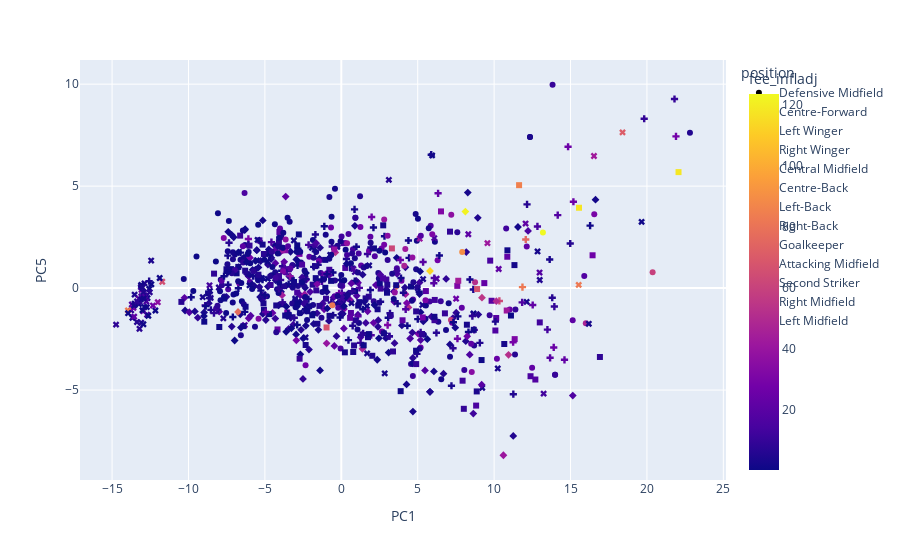

Notebook cell for this chart:
### Markdown cell above
Interactive plot of Principle Components

### Code cell
import plotly.express as px

PCA_train = pd.concat([pd.DataFrame(Xpca_tr, columns = col_name), y_train], axis=1)

fig = px.scatter(PCA_train,
                 x="PC1",
                 y="PC5",
                 color="fee_infladj",
                 hover_data=['player_name', 'club_name', 'position'],
                symbol='position')
fig.show()

### Figure 1 — Plotly figure (JSON) as saved in the notebook; plotly's stock layout.template omitted (floating-point values rounded to 4 significant figures; data arrays with more than 128 entries replaced by an {"elided": "..."} marker saying what was removed)
{"data": [{"customdata": {"elided": "69x3 str values"}, "hovertemplate": "position=%{customdata[2]}<br>PC1=%{x}<br>PC5=%{y}<br>player_name=%{customdata[0]}<br>club_name=%{customdata[1]}<br>fee_infladj=%{marker.color}<extra></extra>", "legendgroup": "Defensive Midfield", "marker": {"color": [22.62, 25.71, 10.41, 27.74, 14.99, 1.041, 7.284, 17.28, 1.028, 9.233, 46.83, 59.32, 6.14, 0.1041, 6.17, 5.204, 10.28, 25.65, 0.8741, 1.5, 8.6, 0.5204, 12.65, 10.26, 4.104, 2.052, 9.887, 10.54, 1.028, 24.21, 0.7199, 0.3122, 15.39, 1.041, 21.6, 11.14, 20, 0.7181, 16, 2, 5.5, 21.6, 0.25, 3.434, 5.204, 29.82, 6, 3.5, 1.539, 3.085, 51.29, 1.041, 2, 2.257, 20.81, 4.616, 14.4, 10.26, 6.17, 2.052, 4.163, 29.14, 25.71, 20.81, 2.706, 22.62, 22.9, 2.057, 17.69], "coloraxis": "coloraxis", "symbol": "circle"}, "mode": "markers", "name": "Defensive Midfield", "orientation": "v", "showlegend": true, "type": "scatter", "x": [12.14, 5.191, -3.936, 6.303, 3.635, -5.445, -1.349, -3.659, -7.902, 11.39, 16.0, 20.37, 8.694, -8.207, 11.37, 13.99, 4.563, 3.938, 0.6297, 4.942, 2.125, -4.863, 10.79, 8.048, -2.835, 6.852, 13.99, 9.708, 7.025, 10.18, 5.534, 12.35, 4.694, -6.063, -4.01, 4.683, -2.093, -7.057, -5.981, 5.407, -1.298, 7.885, -6.505, 12.35, 5.128, 16.55, 2.483, 6.35, 6.124, 7.114, 8.753, -3.193, -7.105, -2.241, 15.14, -2.341, 0.7624, 13.82, 1.147, 5.513, -3.936, 2.657, 7.252, 8.497, -3.014, 12.49, 11.02, 6.541, 15.9], "xaxis": "x", "y": [2.034, -2.908, 2.507, 1.364, 0.9691, 0.382, 0.737, 0.7611, -0.6024, -1.053, -1.72, 0.7715, -2.819, 1.306, -3.26, -4.253, -3.718, 0.3579, 1.213, 2.322, -0.6396, -0.4055, 2.923, -4.021, 0.09671, -2.05, -4.253, -1.336, -0.7405, -3.465, -0.8522, 7.413, -0.5614, 1.774, 2.917, -4.307, 1.536, -0.316, 0.2932, -2.283, -1.456, -0.9645, -0.6479, 7.413, -2.969, 3.619, -0.7142, -1.654, 2.274, -3.368, 0.2899, 1.119, -0.7048, -1.568, -1.573, 0.5437, 1.908, 9.971, -0.7898, -1.507, 2.507, -2.123, -1.7, -2.732, -0.5694, -3.906, -1.05, -4.475, 0.594], "yaxis": "y"}, {"customdata": {"elided": "161x3 str values"}, "hovertemplate": "position=%{customdata[2]}<br>PC1=%{x}<br>PC5=%{y}<br>player_name=%{customdata[0]}<br>club_name=%{customdata[1]}<br>fee_infladj=%{marker.color}<extra></extra>", "legendgroup": "Centre-Forward", "marker": {"color": {"elided": "161 float values"}, "coloraxis": "coloraxis", "symbol": "diamond"}, "mode": "markers", "name": "Centre-Forward", "orientation": "v", "showlegend": true, "type": "scatter", "x": {"elided": "161 float values"}, "xaxis": "x", "y": {"elided": "161 float values"}, "yaxis": "y"}, {"customdata": {"elided": "59x3 str values"}, "hovertemplate": "position=%{customdata[2]}<br>PC1=%{x}<br>PC5=%{y}<br>player_name=%{customdata[0]}<br>club_name=%{customdata[1]}<br>fee_infladj=%{marker.color}<extra></extra>", "legendgroup": "Left Winger", "marker": {"color": [1.337, 6.765, 2.081, 85, 3.085, 14.5, 6.463, 30.34, 1.028, 15.43, 61.55, 6.765, 2.052, 26.22, 18.73, 8.227, 5.142, 0.6244, 0.6244, 2, 2.057, 19.25, 29.1, 7.199, 9.256, 18.51, 11.8, 0.7806, 18.51, 9.256, 2.081, 10.41, 2.081, 8.207, 27.7, 12.8, 118.3, 23.5, 1, 117.5, 0.9, 8.741, 12.31, 31.26, 13.53, 32, 1.8, 10, 2.052, 10.41, 2.081, 8.227, 1, 41.63, 15.43, 6.17, 1.026, 12.31, 5.724], "coloraxis": "coloraxis", "symbol": "square"}, "mode": "markers", "name": "Left Winger", "orientation": "v", "showlegend": true, "type": "scatter", "x": [10.87, -1.431, 11.33, 11.63, 0.7799, 0.1572, -1.874, -3.66, -7.984, 0.2613, 3.312, -5.066, 0.6954, 16.44, 9.835, -8.327, -6.291, 0.9037, -2.883, -1.05, 1.107, 5.535, -3.536, -4.082, 4.901, 10.14, 2.574, -6.852, -4.051, -1.637, 2.376, -6.621, -3.672, -3.433, -2.735, 12.99, 22.07, -4.174, 2.138, 15.56, -7.212, 7.113, -0.7848, 7.59, -5.357, 6.524, -6.741, 6.781, -5.148, -4.625, 10.66, 1.798, -8.72, 10.82, 8.823, 0.8347, -3.838, 2.949, 1.589], "xaxis": "x", "y": [1.852, -0.875, 1.127, 5.047, -3.134, 2.203, 0.1672, 1.855, -1.908, 0.9881, 1.945, 1.672, 0.9665, 1.609, -0.6214, 0.7088, 0.8536, -0.142, 2.095, 1.384, -0.8594, -0.1457, -1.195, 2.251, -3.727, -1.466, -0.02653, 0.7246, 2.751, -0.1116, -1.038, 2.573, -1.346, 0.9281, 1.679, -1.683, 5.687, -2.028, 1.945, 3.94, 0.9303, 2.768, 0.8986, 0.1088, 2.341, 3.76, 1.04, -1.239, 2.132, 0.1509, -2.742, -0.4226, -0.2606, -1.1, -5.762, -2.813, -0.7965, 0.4205, -0.5038], "yaxis": "y"}, {"customdata": {"elided": "60x3 str values"}, "hovertemplate": "position=%{customdata[2]}<br>PC1=%{x}<br>PC5=%{y}<br>player_name=%{customdata[0]}<br>club_name=%{customdata[1]}<br>fee_infladj=%{marker.color}<extra></extra>", "legendgroup": "Right Winger", "marker": {"color": [3.085, 4.163, 9.256, 18.16, 25.71, 2.602, 15.43, 1.131, 7.1, 2.262, 6, 0.5, 39.55, 11, 2.057, 3, 5.386, 70.56, 41.63, 3, 2.342, 42.67, 5.129, 2.602, 0.5142, 0.4163, 1.008, 21.54, 2.88, 3.122, 1.041, 0.2052, 82.27, 1.282, 21, 5.204, 2.6, 3.122, 12.0, 20.81, 12.93, 14.57, 2.571, 13.34, 0.5142, 2.057, 6, 18.51, 0.6, 3.591, 1.041, 1.5, 2.081, 0.1128, 3.599, 1.282, 22.17, 3.122, 3.085, 18.88], "coloraxis": "coloraxis", "symbol": "x"}, "mode": "markers", "name": "Right Winger", "orientation": "v", "showlegend": true, "type": "scatter", "x": [-9.067, -2.37, -5.089, -6.319, 7.513, 12.13, 6.086, -5.48, 0.1154, -3.103, -8.015, -1.919, 5.13, 0.8869, 4.987, 5.305, -8.55, 18.4, 9.565, -3.016, 0.6693, 16.53, -7.72, 1.821, -8.597, -5.534, 19.65, 12.06, 2.841, -2.34, -6.007, -5.194, 15.54, 8.653, 8.312, 12.98, 16.2, 9.224, 0.04072, -1.143, 13.24, 0.79, 12.84, -8.624, -4.812, -0.728, 3.112, 12.97, -4.823, -0.2642, 1.674, -2.709, 0.06632, 5.943, 10.24, 8.653, 10.3, 5.353, 1.691, 6.239], "xaxis": "x", "y": [-0.4449, -1.128, -0.3097, -1.813, -0.5204, -0.6753, 2.453, 2.362, -0.7544, 2.337, 0.02996, 1.976, 2.421, 0.7926, 0.01049, -0.8268, -0.4835, 7.634, 2.204, -0.5213, -0.7349, 6.476, -1.483, 1.113, -0.1378, 1.358, 3.247, 3.165, -4.181, -2.419, 0.1314, 0.4913, 0.1557, -1.258, 2.639, 0.3963, -1.751, -4.886, -0.5065, 0.7004, -5.175, 0.9418, 1.798, 0.1366, 0.4538, 1.63, 5.308, 0.7611, 1.304, 2.016, -0.884, -1.209, 0.3405, 6.506, -3.94, -1.258, 0.9356, 0.4411, -3.203, 0.4583], "yaxis": "y"}, {"customdata": {"elided": "108x3 str values"}, "hovertemplate": "position=%{customdata[2]}<br>PC1=%{x}<br>PC5=%{y}<br>player_name=%{customdata[0]}<br>club_name=%{customdata[1]}<br>fee_infladj=%{marker.color}<extra></extra>", "legendgroup": "Central Midfield", "marker": {"color": [15.39, 1.543, 1.543, 7.181, 0.8207, 0.5142, 9.77, 16, 2.706, 9.256, 1.041, 0.5204, 25.65, 20.5, 24.68, 1, 8.741, 1.561, 1.539, 10.41, 1.041, 11.45, 30.85, 1.028, 1.028, 17.95, 2.057, 0.5204, 11.97, 1.539, 16.21, 8.669, 2.057, 0.5129, 26.02, 3.9, 0.7694, 18.73, 4.114, 9.233, 2.057, 6.244, 12.49, 3.085, 25.71, 1.543, 1.041, 1.028, 15.39, 0.9002, 0.5129, 9.367, 15.43, 16.45, 1.041, 1.041, 5, 1.561, 0.5129, 2.081, 2.057, 4, 4.114, 1, 31, 13.37, 19.75, 17.48, 8.326, 6.5, 3.5, 5.828, 19, 8, 6.17, 1.561, 1, 3.394, 1, 0.09575, 16.97, 16.97, 22.62, 4.163, 4.114, 22.57, 0.4, 1.353, 0.5, 4.616, 4.616, 14.4, 1.128, 5, 7.285, 5, 2.238, 1.026, 2.7, 7.694, 2.571, 62.44, 6.244, 20.57, 7.456, 5.204, 9.77, 1.026], "coloraxis": "coloraxis", "symbol": "cross"}, "mode": "markers", "name": "Central Midfield", "orientation": "v", "showlegend": true, "type": "scatter", "x": [1.183, 2.825, 2.103, -3.85, 3.069, -6.316, 1.712, -4.572, 0.8662, 13.94, -3.135, -3.901, 1.985, 1.094, 13.9, 5.004, -0.1993, 6.417, 5.885, -0.5953, -3.965, 1.263, -6.081, -0.545, -2.15, 14.16, -6.593, -6.079, 0.03339, 4.433, 8.702, -3.972, 3.684, 4.321, 7.601, 10.08, -5.017, 5.353, -2.31, -3.844, -7.427, -7.348, 3.149, -0.5326, -0.1436, 4.393, -6.737, 16.28, -1.261, -5.156, -1.291, 19.82, -3.714, 11.84, -2.886, -4.68, -1.696, 3.906, -2.861, -1.807, 0.8821, -8.617, 8.639, -9.822, 3.032, 13.49, 13.66, 4.213, 8.578, 1.428, 2.569, 14.98, 6.053, 1.32, 4.95, -5.772, 7.629, 13.64, -1.113, -2.841, -8.909, 1.955, 12.53, -12.58, -8.534, 14.61, -7.098, -5.261, -3.446, -8.073, 0.7444, 12.83, 8.321, 9.066, 3.149, 11.26, 0.4683, -0.269, 8.416, 7.311, -3.357, 10.34, 12.15, -4.368, -0.6536, 0.3373, 21.8, -0.06799], "xaxis": "x", "y": [0.00883, 2.541, 2.969, 1.068, -1.451, -1.164, 1.671, 2.256, 3.861, -0.9059, 0.3813, 0.8503, 3.486, -1.381, -2.911, -1.522, -0.7242, 1.597, 6.541, 2.037, 0.01914, -2.686, 2.409, 0.7631, -0.5364, 3.579, 1.74, 2.116, -0.2368, 1.481, -2.048, 0.3979, -0.7625, -1.847, -2.481, -1.645, -0.3535, 1.277, 0.4374, -0.7047, 1.593, 2.221, -2.361, -1.331, -0.2542, 2.333, -0.01103, 3.063, 0.3285, 0.4083, 0.4213, 8.305, 0.9807, -0.7, -1.804, 1.612, 2.626, 0.4913, 1.107, 1.041, 0.3483, -0.4899, -0.06789, -0.4458, -1.813, -2.036, -3.418, -1.041, -1.371, -2.214, -0.671, 2.187, 0.2375, -2.296, -3.225, 0.5877, -1.386, 1.402, 3.03, 1.937, -0.8555, -2.311, -0.8283, 0.3389, -1.07, -3.517, -1.418, -0.1225, 0.1999, -1.058, -1.85, 3.022, -2.154, -2.686, -2.361, -5.204, -2.552, -0.8123, 0.4188, -2.95, -1.343, -0.631, 4.105, 1.865, -0.7102, 1.424, 9.271, 0.3945], "yaxis": "y"}, {"customdata": {"elided": "153x3 str values"}, "hovertemplate": "position=%{customdata[2]}<br>PC1=%{x}<br>PC5=%{y}<br>player_name=%{customdata[0]}<br>club_name=%{customdata[1]}<br>fee_infladj=%{marker.color}<extra></extra>", "legendgroup": "Centre-Back", "marker": {"color": {"elided": "153 float values"}, "coloraxis": "coloraxis", "symbol": "circle"}, "mode": "markers", "name": "Centre-Back", "orientation": "v", "showlegend": true, "type": "scatter", "x": {"elided": "153 float values"}, "xaxis": "x", "y": {"elided": "153 float values"}, "yaxis": "y"}, {"customdata": {"elided": "62x3 str values"}, "hovertemplate": "position=%{customdata[2]}<br>PC1=%{x}<br>PC5=%{y}<br>player_name=%{customdata[0]}<br>club_name=%{customdata[1]}<br>fee_infladj=%{marker.color}<extra></extra>", "legendgroup": "Left-Back", "marker": {"color": [0.1026, 1.028, 6.17, 2, 12.11, 5.5, 16.82, 2.057, 1.539, 5.204, 10.41, 10.41, 15, 0.2571, 2.571, 0.2571, 0.5335, 3.078, 30.34, 20.57, 3, 26.22, 1.197, 9.256, 6.5, 0.5, 1.131, 2.057, 6.244, 3.122, 7, 49.36, 2.5, 19.77, 1.748, 5.204, 16.93, 5.204, 4.104, 0.5142, 8.227, 0.7806, 15.61, 11.45, 29.14, 15.94, 0.5, 2.602, 4, 7.147, 0.8227, 22.11, 2.777, 51.5, 5.204, 1.2, 2.0, 5, 4.114, 0.3122, 21.02, 10.41], "coloraxis": "coloraxis", "symbol": "diamond"}, "mode": "markers", "name": "Left-Back", "orientation": "v", "showlegend": true, "type": "scatter", "x": [-6.979, 0.3507, 8.968, -7.041, 8.64, 4.961, 15.15, 1.512, 16.64, 4.162, -7.389, 0.07434, -1.64, 5.157, 5.367, -6.738, -2.679, -8.634, -1.583, 0.654, -5.614, 8.238, -7.389, 3.485, -0.3129, 5.63, 3.097, 5.803, -5.358, 7.108, 2.953, 10.15, -2.323, 9.186, 11.56, 6.688, 5.193, -3.405, 0.07516, 2.459, 4.647, -6.194, 8.404, 1.606, 4.285, -0.793, 0.1809, 7.461, 3.966, 2.399, -3.269, 1.722, -1.81, 10.94, 11.25, -2.493, 5.12, -0.01614, 5.803, -3.593, -3.734, 5.895], "xaxis": "x", "y": [-2.57, 1.192, -1.297, 2.492, -6.154, 0.03077, -5.271, -0.6639, 4.336, 0.02486, 0.8158, -0.9078, 2.201, 0.8156, -1.634, 1.756, -3.248, -0.2268, 0.1966, 0.2301, 0.91, -2.365, 0.8158, -2.703, -2.358, -2.504, -3.162, -5.086, 0.05529, -2.76, -0.06939, -0.6394, -1.847, -4.738, 2.997, -4.197, -2.549, 0.5698, -1.256, -2.463, -2.179, 1.27, -3.266, -1.708, -0.7362, 0.6336, -0.8899, -1.942, -1.831, -1.897, -1.972, -1.139, -1.759, -3.272, -7.248, -2.467, -0.2887, -1.265, -5.086, -0.9074, 1.29, -1.399], "yaxis": "y"}, {"customdata": {"elided": "73x3 str values"}, "hovertemplate": "position=%{customdata[2]}<br>PC1=%{x}<br>PC5=%{y}<br>player_name=%{customdata[0]}<br>club_name=%{customdata[1]}<br>fee_infladj=%{marker.color}<extra></extra>", "legendgroup": "Right-Back", "marker": {"color": [1.234, 2.057, 2.565, 3.085, 3.3, 8.227, 22.62, 15, 1, 5.553, 2.88, 0.5, 9, 2.571, 0.617, 4.628, 2.057, 1.665, 31.22, 44.11, 38.05, 6.5, 0.7806, 18.6, 11.28, 0.1041, 7.285, 0.5129, 0.617, 2.081, 0.8227, 1.539, 9.887, 12.49, 2.052, 16.65, 2, 20.52, 4.163, 12.34, 66.5, 2.5, 6.75, 20.81, 0.4525, 15.43, 0.5129, 10.08, 2.5, 0.229, 3.5, 1.561, 2.55, 3.078, 0.3085, 0.5204, 1.744, 23.04, 9.679, 6.244, 66.85, 9.367, 17.23, 2.081, 15, 1.041, 2.057, 5.656, 1.949, 15, 2.081, 0.3122, 3.2], "coloraxis": "coloraxis", "symbol": "square"}, "mode": "markers", "name": "Right-Back", "orientation": "v", "showlegend": true, "type": "scatter", "x": [8.669, 2.775, 0.2336, 1.748, -5.092, 16.92, 10.86, -2.566, 3.593, 0.936, -2.333, 1.797, -1.001, 8.218, -7.661, 2.028, 4.893, 1.181, 11.35, 7.654, -0.4517, 4.897, -0.6674, 0.6307, 6.097, 11.1, 5.281, -8.967, 1.464, -3.091, 2.519, -1.673, -4.08, 6.117, -2.1, 10.08, -5.478, 4.007, -1.723, 7.937, 8.886, -0.7697, -10.46, 0.5772, -1.045, 12.38, 4.56, -2.728, -5.064, -2.865, -2.266, 2.99, -7.515, -4.257, -4.733, 9.179, -6.264, 9.359, -6.006, -2.589, -0.966, 8.018, 12.7, -2.216, -2.888, 3.885, 6.094, -5.423, -6.403, 9.743, 2.743, -1.901, -1.563], "xaxis": "x", "y": [-2.046, -2.221, -3.151, -2.408, -0.7513, -3.378, 1.537, 1.15, 0.1416, -1.583, -2.791, -2.256, -0.5212, -1.796, -0.5131, -3.32, -3.071, -0.6876, -2.502, 0.3595, 1.891, -1.143, 0.3545, -1.222, -1.574, -1.346, -2.25, -1.647, -2.805, 0.221, 0.2376, 0.4885, 0.5909, -0.5804, -0.8912, -2.08, 0.5595, -1.579, 1.078, -4.541, -0.04747, -1.359, -0.6761, -1.46, 0.01284, -4.322, 0.07512, -3.462, -1.067, -0.7645, -1.051, -0.2272, 0.9236, -0.8519, -1.277, -3.529, -0.9155, 0.2445, 2.084, 0.2886, -1.93, -5.92, -4.484, -1.135, -0.2164, -5.054, -1.408, 0.658, -1.868, 1.347, 3.077, -1.335, -1.749], "yaxis": "y"}, {"customdata": {"elided": "49x3 str values"}, "hovertemplate": "position=%{customdata[2]}<br>PC1=%{x}<br>PC5=%{y}<br>player_name=%{customdata[0]}<br>club_name=%{customdata[1]}<br>fee_infladj=%{marker.color}<extra></extra>", "legendgroup": "Goalkeeper", "marker": {"color": [0.3599, 1.543, 4.059, 5.129, 17.85, 26.74, 6.155, 14.3, 65.05, 10.26, 2.052, 13.88, 4.579, 24.17, 0.3122, 2.5, 4.163, 0.5358, 14.78, 15.43, 24.62, 5.85, 21.03, 1.028, 7.5, 7.386, 3.122, 26.02, 1.128, 36.43, 15, 1.543, 0.2565, 28, 3.599, 1, 4.699, 7.181, 83.26, 0.5204, 7.694, 0.4114, 8.326, 2.057, 3.085, 0.72, 0.8227, 2, 7.816], "coloraxis": "coloraxis", "symbol": "x"}, "mode": "markers", "name": "Goalkeeper", "orientation": "v", "showlegend": true, "type": "scatter", "x": [-12.17, -12.68, -13.53, -12.81, -13.71, -13.23, -13.37, -12.85, -11.72, -13.12, -12.73, -12.93, -12.88, -12.96, -13.01, -13.67, -12.44, -12.57, -12.76, -13.09, -13.07, -13.09, -13.55, -13.1, -13.75, -13.21, -13.52, -12.33, -12.95, -12.01, -12.71, -13.09, -12.63, -13.6, -13.02, -11.89, -12.95, -12.53, -13.96, -13.25, -13.21, -12.43, -14.74, -12.93, -13.56, -12.88, -13.95, -13.12, -13.37], "xaxis": "x", "y": [-1.098, -0.4919, -0.3198, -0.4671, -0.8049, -0.5295, -1.665, -0.3619, 0.3103, 0.04572, -0.9343, -0.2255, 0.2326, -1.127, -1.086, -1.454, 1.351, -0.04248, -0.6617, -0.4069, -0.08542, -1.7, -1.401, 0.1322, -1.094, -1.996, -0.7576, -0.8567, -1.774, -0.6931, -1.307, 0.1539, -1.356, -0.9672, 0.02943, 0.4959, -0.1873, -0.207, -1.095, -0.7837, -0.6706, 0.1868, -1.79, -0.5067, -0.857, -0.9299, -1.231, -0.5491, -0.6497], "yaxis": "y"}, {"customdata": [["Yacine Adli", "AC Milan", "Attacking Midfield"], ["Simone Verdi", "SSC Napoli", "Attacking Midfield"], ["Brahim Díaz", "AC Milan", "Attacking Midfield"], ["Yassine Benzia", "Dijon FCO", "Attacking Midfield"], ["Ludovic Blas", "FC Nantes", "Attacking Midfield"], ["Gaël Kakuta", "Amiens SC", "Attacking Midfield"], ["Hamed Junior Traorè", "US Sassuolo", "Attacking Midfield"], ["Ryad Boudebouz", "AS Saint-Étienne", "Attacking Midfield"], ["Renaud Ripart", "ESTAC Troyes", "Attacking Midfield"], ["Matheus Pereira", "West Bromwich Albion", "Attacking Midfield"], ["Julian Brandt", "Borussia Dortmund", "Attacking Midfield"], ["Lucas Paquetá", "Olympique Lyon", "Attacking Midfield"], ["Martin Ødegaard", "Arsenal FC", "Attacking Midfield"], ["Quentin Boisgard", "FC Lorient", "Attacking Midfield"], ["Mattia Zaccagni", "SS Lazio", "Attacking Midfield"], ["Martin Ødegaard", "Arsenal FC", "Attacking Midfield"], ["Leonardo Bittencourt", "SV Werder Bremen", "Attacking Midfield"], ["Christopher Nkunku", "RB Leipzig", "Attacking Midfield"], ["Aymen Barkok", "Fortuna Düsseldorf", "Attacking Midfield"], ["Kai Havertz", "Chelsea FC", "Attacking Midfield"], ["Riccardo Saponara", "UC Sampdoria", "Attacking Midfield"], ["Kevin-Prince Boateng", "FC Barcelona", "Attacking Midfield"], ["Thomas Lemar", "Atlético de Madrid", "Attacking Midfield"], ["Javier Pastore", "AS Roma", "Attacking Midfield"], ["Lucas Castro", "Cagliari Calcio", "Attacking Midfield"], ["Jesse Lingard", "West Ham United", "Attacking Midfield"], ["Steven Skrzybski", "Fortuna Düsseldorf", "Attacking Midfield"], ["Leonardo Bittencourt", "SV Werder Bremen", "Attacking Midfield"], ["Christian Eriksen", "Inter Milan", "Attacking Midfield"], ["Pablo Fornals", "West Ham United", "Attacking Midfield"], ["Amin Younes", "Eintracht Frankfurt", "Attacking Midfield"], ["Rémy Cabella", "AS Saint-Étienne", "Attacking Midfield"], ["Kevin-Prince Boateng", "ACF Fiorentina", "Attacking Midfield"], ["Roberto Soriano", "Bologna FC 1909", "Attacking Midfield"], ["Henrikh Mkhitaryan", "AS Roma", "Attacking Midfield"], ["Leonardo Bittencourt", "TSG 1899 Hoffenheim", "Attacking Midfield"], ["Simone Verdi", "Torino FC", "Attacking Midfield"], ["Roberto Soriano", "Torino FC", "Attacking Midfield"]], "hovertemplate": "position=%{customdata[2]}<br>PC1=%{x}<br>PC5=%{y}<br>player_name=%{customdata[0]}<br>club_name=%{customdata[1]}<br>fee_infladj=%{marker.color}<extra></extra>", "legendgroup": "Attacking Midfield", "marker": {"color": [8, 25.5, 3, 1.543, 8.227, 3.085, 16, 3.599, 3.3, 8.464, 25.71, 20.52, 2.052, 2.052, 0.2, 35, 0.617, 13.37, 0.8326, 82.07, 2.081, 1.041, 74.93, 25.71, 6.14, 2.36, 0.2057, 7.181, 27.77, 28.8, 0.7694, 6.244, 1.543, 8.227, 3.188, 6.244, 22.57, 1.041], "coloraxis": "coloraxis", "symbol": "cross"}, "mode": "markers", "name": "Attacking Midfield", "orientation": "v", "showlegend": true, "type": "scatter", "x": [0.7209, 14.84, -7.408, -0.07875, 5.193, 4.062, 6.085, -1.515, 7.209, -8.333, 15.19, -4.955, 0.9878, -0.9357, 7.336, -3.357, 1.407, -2.141, -7.675, 11.85, -1.703, 5.097, 12.07, 3.866, 6.224, 1.903, -8.876, -3.077, 21.9, 11.24, -7.461, 13.8, -3.475, -4.087, 1.934, 3.186, 6.334, -2.34], "xaxis": "x", "y": [-0.1514, 6.93, 0.1643, -1.441, -2.166, -0.2285, 0.4947, 1.14, -4.788, -1.226, 4.235, -1.172, 2.027, 0.6852, -1.679, 0.5849, -1.038, 2.118, 0.5828, 0.0457, 1.802, -0.1801, 2.382, 1.376, -2.192, -0.09546, -0.8816, -1.458, 7.44, -2.654, 0.7493, -0.4741, -1.239, -0.03816, 1.987, -1.236, 4.648, -1.03], "yaxis": "y"}, {"customdata": [["Joaquín Correa", "SS Lazio", "Second Striker"], ["Rodrigo", "Leeds United", "Second Striker"], ["Papu Gómez", "Sevilla FC", "Second Striker"], ["Diego Farias", "Spezia Calcio", "Second Striker"], ["Joaquín Correa", "Inter Milan", "Second Striker"], ["Antoine Griezmann", "FC Barcelona", "Second Striker"], ["Luca Waldschmidt", "SC Freiburg", "Second Striker"], ["Diego Farias", "Empoli FC", "Second Striker"], ["Maximilian Philipp", "VfL Wolfsburg", "Second Striker"], ["Gianluca Caprari", "Parma Calcio 1913", "Second Striker"], ["Gianluca Caprari", "Benevento Calcio", "Second Striker"], ["Maximilian Philipp", "VfL Wolfsburg", "Second Striker"], ["Diego Farias", "US Lecce", "Second Striker"], ["Kevin Volland", "AS Monaco", "Second Striker"], ["Enrico Brignola", "US Sassuolo", "Second Striker"], ["Ayoze Pérez", "Leicester City", "Second Striker"], ["Luca Waldschmidt", "VfL Wolfsburg", "Second Striker"]], "hovertemplate": "position=%{customdata[2]}<br>PC1=%{x}<br>PC5=%{y}<br>player_name=%{customdata[0]}<br>club_name=%{customdata[1]}<br>fee_infladj=%{marker.color}<extra></extra>", "legendgroup": "Second Striker", "marker": {"color": [18.58, 30.78, 5.129, 0.5129, 5, 123.4, 5.204, 2.602, 2.052, 2.16, 1.334, 7.5, 1.08, 11.28, 3.122, 34.35, 12], "coloraxis": "coloraxis", "symbol": "circle"}, "mode": "markers", "name": "Second Striker", "orientation": "v", "showlegend": true, "type": "scatter", "x": [-0.4336, 5.509, 22.82, -2.568, 4.718, 13.19, -4.656, 1.062, -6.748, 1.673, -0.6598, -5.748, -2.364, 6.508, -0.2365, 8.537, -4.298], "xaxis": "x", "y": [-0.4053, -0.5959, 7.613, 0.2804, 0.2849, 2.728, 0.5822, -2.025, 0.3337, 1.079, 1.64, 0.823, -0.4374, -0.6405, -0.3901, -4.114, 0.5025], "yaxis": "y"}, {"customdata": [["Romain Faivre", "Olympique Lyon", "Right Midfield"], ["Antonio Candreva", "UC Sampdoria", "Right Midfield"], ["Victor Moses", "Inter Milan", "Right Midfield"]], "hovertemplate": "position=%{customdata[2]}<br>PC1=%{x}<br>PC5=%{y}<br>player_name=%{customdata[0]}<br>club_name=%{customdata[1]}<br>fee_infladj=%{marker.color}<extra></extra>", "legendgroup": "Right Midfield", "marker": {"color": [15, 2.5, 0.2221], "coloraxis": "coloraxis", "symbol": "diamond"}, "mode": "markers", "name": "Right Midfield", "orientation": "v", "showlegend": true, "type": "scatter", "x": [2.557, 8.278, -3.607], "xaxis": "x", "y": [0.6584, 4.686, -2.146], "yaxis": "y"}, {"customdata": [["Erik Thommy", "Fortuna Düsseldorf", "Left Midfield"], ["Mohamed Fares", "SPAL", "Left Midfield"], ["Ryan Sessegnon", "Tottenham Hotspur", "Left Midfield"], ["Jakub Jankto", "UC Sampdoria", "Left Midfield"], ["Mohamed Fares", "SS Lazio", "Left Midfield"], ["Jakub Jankto", "Getafe CF", "Left Midfield"]], "hovertemplate": "position=%{customdata[2]}<br>PC1=%{x}<br>PC5=%{y}<br>player_name=%{customdata[0]}<br>club_name=%{customdata[1]}<br>fee_infladj=%{marker.color}<extra></extra>", "legendgroup": "Left Midfield", "marker": {"color": [0.5142, 3.599, 27.77, 14.91, 8.207, 6], "coloraxis": "coloraxis", "symbol": "square"}, "mode": "markers", "name": "Left Midfield", "orientation": "v", "showlegend": true, "type": "scatter", "x": [-2.78, 8.862, 5.328, 2.729, 3.384, 3.01], "xaxis": "x", "y": [2.631, -5.068, -1.438, 0.483, -3.108, 0.1612], "yaxis": "y"}], "layout": {"coloraxis": {"colorbar": {"title": {"text": "fee_infladj"}}, "colorscale": [[0, "#0d0887"], [0.1111, "#46039f"], [0.2222, "#7201a8"], [0.3333, "#9c179e"], [0.4444, "#bd3786"], [0.5556, "#d8576b"], [0.6667, "#ed7953"], [0.7778, "#fb9f3a"], [0.8889, "#fdca26"], [1, "#f0f921"]]}, "legend": {"title": {"text": "position"}, "tracegroupgap": 0}, "margin": {"t": 60}, "xaxis": {"anchor": "y", "domain": [0, 1], "title": {"text": "PC1"}}, "yaxis": {"anchor": "x", "domain": [0, 1], "title": {"text": "PC5"}}}}
